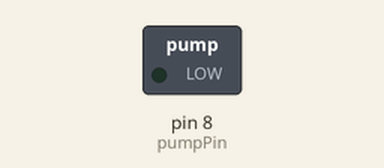
A sketch run on a simulated Arduino Uno, built with avr-gcc and run on an emulated ATmega328P. Parts: switched loads named in the sketch (green lamp = pin HIGH). What the sketch prints to the serial monitor is not drawn.

Above: at 4.05 s.
Timing chart, 0 to 18.2 s (numbered marks = the images above):
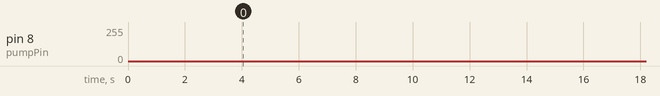

The sketch:

PumpTest.ino
```cpp
/*
  Tank code
  Handles connecting the the probe bluetooth signal and sending it to the server
*/


//----------------------------------------------------------------------------------------------------------------------
// WiFi
//----------------------------------------------------------------------------------------------------------------------

//Bluetooth Wifi Setup
//----------------------------------------------------------------------------------------------------------------------


//For Ultrasonic
int sensorLoop = 0;
const int trigPin = 2;
const int echoPin = 3;
long duration;
int distance;

int moistureCutoff = 2775;
int delayTime = 10;

//----------------------------------------------------------------------------------------------------------------------
// App
//----------------------------------------------------------------------------------------------------------------------


int pumpPin = 8;              //TODO: Change pumpPin to what the pumpPin will be
int pumpActiveLength = 2;    //in seconds
int pumpActiveTimeRemaining;    //This is our timer for our pump to always reference how much time is left to run, no multithreading no r/w problems (dub)


//----------------------------------------------------------------------------------------------------------------------
// I/O
//----------------------------------------------------------------------------------------------------------------------

void setup()
{
  delay(2000);
  Serial.begin( 9600 );
  delay(2000);

  Serial.println( "Tank Code Setup" );

  pinMode(pumpPin, OUTPUT);

  Serial.println( "Tank Code Starting" );
}


void loop()
{
  Serial.println( "Delay for Pump" );
  delay(20000);

  Serial.println( "Pump On" );
                             //TODO: uncomment this block text, change pumpPin into the pumpPin ammount, maybe change for loop amount
  pumpEnable(10);
}


//==================================================================
//Use This one for only enabling for burst amount of seconds at a time but will be reoccuring, meaning we will constantly come back until the clock expires
#define dutyCycle 1000/2   //50% duty cycle

void pumpEnable(int seconds)
{
  pumpActiveTimeRemaining = seconds * 1000;
  while((pumpActiveTimeRemaining != 0) ){
      Serial.println( "Pump High" );
      digitalWrite(pumpPin, HIGH);
      delayMicroseconds(dutyCycle);
      Serial.println( "Pump Low" );
      digitalWrite(pumpPin, LOW);
      delayMicroseconds(1000 - dutyCycle);
      pumpActiveTimeRemaining--;
    }
}
```
